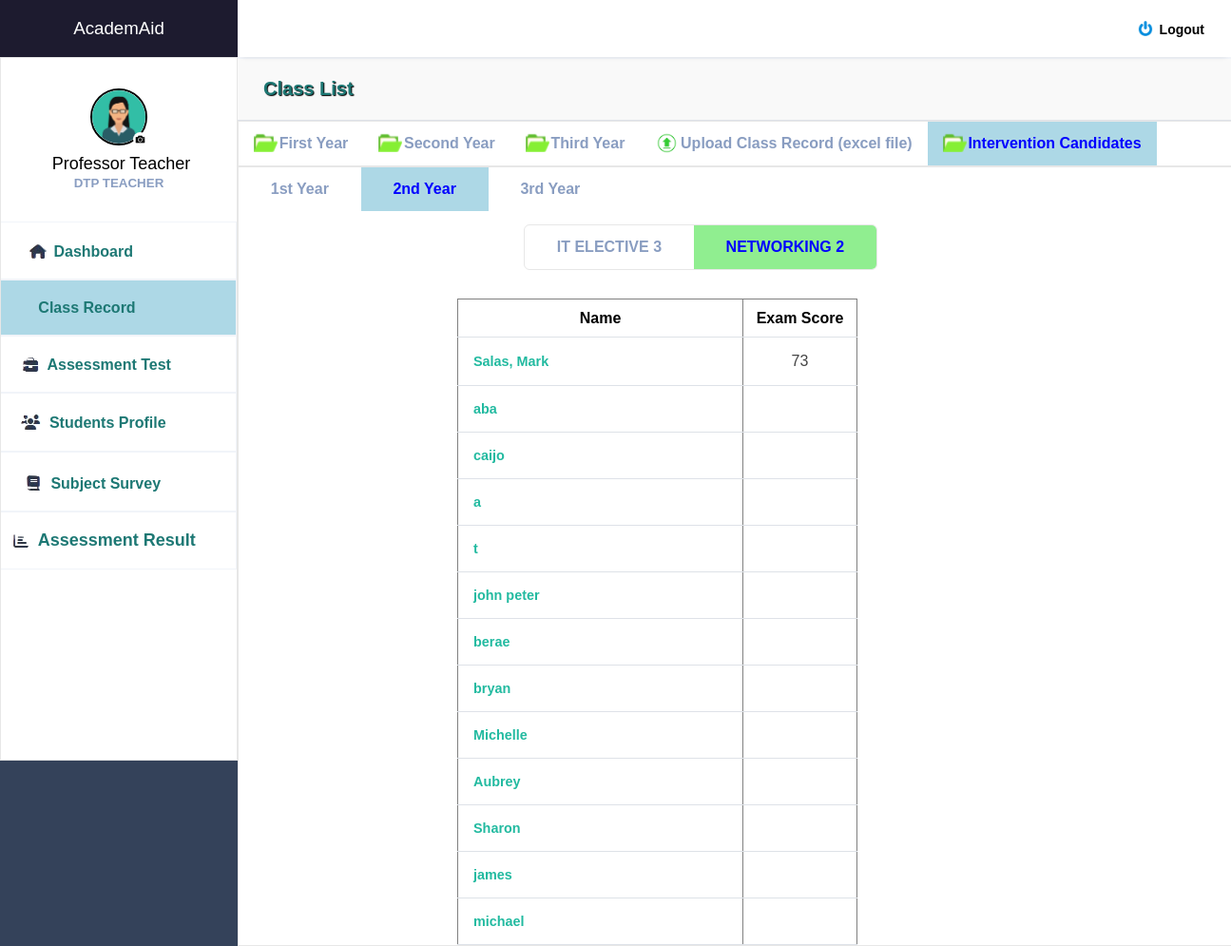
Page /cce102_2.php (signed in) on the committed database.
### tables this page shows
CREATE TABLE `tbl_users` (
  `user_id` int(11) NOT NULL,
  `user_uname` varchar(255) NOT NULL,
  `user_pass` varchar(255) NOT NULL,
  `role_id` varchar(255) NOT NULL,
  `fullname` varchar(255) NOT NULL,
  `course` varchar(255) NOT NULL,
  `year` int(11) NOT NULL,
  `program` varchar(255) NOT NULL,
  `id_number` varchar(255) NOT NULL,
  `email` varchar(255) NOT NULL,
  `contact_number` varchar(255) NOT NULL,
  `address` varchar(255) NOT NULL,
  `birthday` varchar(255) NOT NULL,
  `gender` varchar(255) NOT NULL,
  `skills` varchar(255) NOT NULL,
  `image` varchar(250) NOT NULL,
  `exam_score` varchar(255) NOT NULL,
  `subject` varchar(255) NOT NULL,
  `exam_score2` varchar(255) NOT NULL,
  `cc102_1` varchar(255) NOT NULL,
  `cc102_2` varchar(255) NOT NULL,
  `elec` varchar(255) NOT NULL,
  `elec2` varchar(255) NOT NULL,
  `netw` varchar(255) NOT NULL,
  `netw2` varchar(255) NOT NULL,
  `integ` varchar(255) NOT NULL,
  `integ2` varchar(255) NOT NULL,
  `assur` varchar(255) NOT NULL,
  `assur2` varchar(255) NOT NULL
);

### cce102_2.php (the view, shortened to what this page needs)
<?php
include 'interv_candi2.php';
?>
<html>
<body>
<div style="margin-top: 120px; margin-left: 230px">
<?php
$query = "SELECT fullname, year, exam_score2 FROM tbl_users WHERE fullname IS NOT NULL AND exam_score2 IS NOT NULL AND exam_score2 < 75 AND year = 2";
$your_db_connection = mysqli_connect("localhost", "root", "", "acmed_db");
$result = mysqli_query($your_db_connection, $query);
if ($result) {
    echo "<h3> </h3><br>";
    echo "<table border='1'>
            <tr>
                <th style='width: 300px; height: 40px'>Name</th>
                <th style='width: 120px'>Exam Score</th>
            </tr>";
    while ($row = mysqli_fetch_assoc($result)) {
        echo "<tr>
                <td>{$row['fullname']}</td>
                <td style='width: 120px'><center>{$row['exam_score2']}</center></td>
              </tr>";
    }
    echo "</table>";
} else {
    echo "Error: " . mysqli_error($your_db_connection);
}
?>
</div>
</body>
</html>

### dashboard_teacher.php (shortened to what this page needs)
<!DOCTYPE html>
<html lang="en">
<head>
    <link rel="stylesheet" href="styler.css">
    <link rel="stylesheet" href="https://maxst.icons8.com/vue-static/landings/line-awesome/line-awesome/1.3.0/css/line-awesome.min.css">
</head>
<body>
    <div class="sidebar">
        <div class="side-header" style="background-color: #1D1B2F">
            <a href="dashboard_teacher_welc.php"><h3>Academ<span>Aid</span></h3></a>
        </div>
        <div class="side-content" style="background-color: white; border: 1px solid #e7e7e7">
            <div class="profile">
               <a href="teacher_profile.php">
               <?php
               include 'teacher_pic.php';
               ?></a>
                <h4 style="color: black; margin-top: 5px;  font-size: 18px"><?php
        if (isset($_SESSION['user_id'])) {
          $loggedInUserId = $_SESSION['user_id'];
          $sql = "SELECT * FROM tbl_users WHERE user_id = $loggedInUserId";
          $result = $conn->query($sql);
        if ($result->num_rows > 0) {
         while ($row = $result->fetch_assoc()) {
        echo "&nbsp". $row["fullname"] ; }}}?></h4>
                <small>DTP TEACHER</small>
            </div>
            <div class="side-menu" style="background-color: ">
                <ul>
                 <li style="border-style: solid; border-width: 1px; border-color: #f1f4f9; margin-left: -80px">
                       <a href="dashboard_teacher_welc.php"
                       <?php echo isset($a) ? 'style="background-color: lightblue; color: black; font-weight: bold;' : ''; ?>>
                          <img src="images/dash_icon.png" style=" position: relative; margin-bottom: -7px; ">
                        <small style="font-size: 16px; color: #1d7874"><b>Dashboard</b></small>
                        </a></li>
                 <li style="border-style: solid; border-width: 1px; border-color: #f1f4f9; margin-left: -67px">
                       <a href="class_record.php"
                       <?php echo isset($b) ? 'style="background-color: lightblue; color: white;font-weight: bold;' : ''; ?>>
                            <img src="images/subj_icon.png" style=" position: relative; margin-bottom: -7px; ">
                            <small style="font-size: 16px; color: #1d7874; font-weight:bold">Class Record</small>
                        </a> </li>
                <li style="border-style: solid; border-width: 1px; border-color: #f1f4f9; margin-left: -50px">
                       <a href="intervene_teacher.php"
                       <?php echo isset($c) ? 'style="background-color: lightblue; color: white;font-weight: bold;' : ''; ?>>
                            <img src="images/interv_icon.png" style=" position: relative; margin-bottom: -7px; ">
                            <small style="font-size: 16px; color: #1d7874; font-weight:bold">Assessment Test</small>
                        </a> </li>
                    <li style="border-style: solid; border-width: 1px; border-color: #f1f4f9; margin-left: -57px">
                       <a href="student_profile.php"
                       <?php echo isset($d) ? 'style="background-color: lightblue; color: white;font-weight: bold;' : ''; ?>>
                            <img src="images/stuy_icon.png" style=" position: relative; margin-bottom: -7px; ">
                            <small style="font-size: 16px; color: #1d7874; font-weight:bold">Students Profile</small>
                       </a>  </li>
                    <li style="border-style: solid; border-width: 1px; border-color: #f1f4f9; margin-left: -57px">
                       <a href="exit_survey_teacher.php"
                       <?php echo isset($e) ? 'style="background-color: lightblue; color: white;font-weight: bold;' : ''; ?>>
                           <img src="images/subj_icon.png" style=" position: relative; margin-bottom: -7px; ">
                            <small style="font-size: 16px; color: #1d7874; font-weight:bold">Subject Survey</small>
                       </a>
                    </li>
                    <li style="border-style: solid; border-width: 1px; border-color: #f1f4f9; margin-left: -35px">
                       <a href="yearly_result.php"
                       <?php echo isset($f) ? 'style="background-color: lightblue; color: white;font-weight: bold;' : ''; ?>>
                          <img src="images/yearly_icon.png" style=" position: relative; margin-bottom: -7px; ">
                            <small style="font-size: 18px; color: #1d7874; font-weight:bold">Assessment Result</small>
                       </a>
                    </li>
                </ul>
            </div>
        </div>
    </div>
    <div class="main-content">
        <header>
            <div class="header-content">
                <div class="header-menu">
                    <div class="user">
                        <div class="bg-img" style="background-image: url(img/1.jpeg)"></div>
                        <a href="logout.php" onclick="confirmLogout(event)" style="color: black; margin-right: 12px; margin-top: 5px"><span><b style="font-size: 14px"><img src="images/logout.png" style="position: absolute; height: 16px; width: 16px; margin-left: -23px; margin-top: -1px;">Logout</b></span></a>
                    </div>
                </div>
            </div>
        </header>
            <main style="margin-top: 20px">
         </main>
</body>
</html>

### teacher_pic.php (shortened to what this page needs)
<?php
require '_conn.php';
$loggedInUserId = $_SESSION['user_id'];
$user = mysqli_fetch_assoc(mysqli_query($conn, "SELECT * FROM tbl_users WHERE user_id = $loggedInUserId"));
?>
<html>
<head>
<body>
<form class="form" id = "form" action="" enctype="multipart/form-data" method="post">
                                        <div class="upload">
                                            <?php
                                            $image = $user['image'];
                                            ?>
                                    <img src="profile_pictures/<?php echo $image; ?>" width ="125" height="125" title="<?php echo $image; ?>">
                                      <div class="round">
                                        </div>
                                       </div>
                                    </form>

### styler.css (style rules this page uses)
:root { --main-color: #22BAA0; --color-dark: #34425A; --text-grey: #B0B0B0; }
* { margin: 0; padding: 0; text-decoration: none; list-style-type: none; box-sizing: border-box; font-family: 'Merriweather', sans-serif; }
.sidebar { position: fixed; height: 100%; width: 250px; left: 0; bottom: 0; top: 0; z-index: 100; background: var(--color-dark); transition: left 300ms; }
.side-header { box-shadow: 0px 5px 5px -5px rgb(0 0 0 /10%); background: var(--main-color); height: 60px; display: flex; justify-content: center; align-items: center; }
.side-header h3, side-head span { color: #fff; font-weight: 400; }
.side-content { height: calc(100vh - 60px); overflow: auto; }
.profile { text-align: center; padding: 2rem 0rem; }
.bg-img { background-repeat: no-repeat; background-size: cover; border-radius: 50%; background-size: cover; }
.profile h4 { color: #fff; font-weight: 500; }
.profile small { color: #899DC1; font-weight: 600; }
.side-menu ul { text-align: center; }
.side-menu a { display: block; padding: 1.2rem 0rem; }
.side-menu a span, .side-menu a small { color: #899DC1; }
.main-content { margin-left: 250px; width: calc(100% - 165px); transition: margin-left 300ms; }
header { position: fixed; right: 0; top: 0; left: 250px; z-index: 100; height: 60px; box-shadow: 0px 5px 5px -5px rgb(0 0 0 /10%); background: #fff; transition: left 300ms; }
.header-content, .header-menu { display: flex; align-items: center; }
.header-content { justify-content: space-between; padding: 0rem 1rem; }
.header-menu { justify-content: flex-end; padding-top: .5rem; }
.user { display: flex; align-items: center; }
.user div, .client-img { height: 40px; width: 40px; margin-right: 1rem; }
.user span:last-child { display: inline-block; margin-left: .3rem; font-size: .8rem; }
main { margin-top: 60px; }
table { border-collapse: collapse; }
table tbody td { padding: 1rem 0rem; color: #444; }
table tbody td:first-child { padding-left: 1rem; color: var(--main-color); font-weight: 600; font-size: .9rem; }
table tbody tr { border-bottom: 1px solid #dee2e8; }

### teacher_pic.php (style rules this page uses)
.upload { width: 125px; position: relative; margin: auto; }
.upload img { height: 60px; width: 60px; border-radius: 50%; border: 2px solid #DCDCDC; border-style: solid; border-color: black; }
.upload .round { position: absolute; background-image: url('profile_pictures/kamera.jpg'); background-color: red; right: 0; width: 15px; height: 15px; line-height: 2px; text-align: center; border-radius: 50%; overflow: hidden; margin-top: -18px; margin-left: 0px; margin-right: 33px; border-color: black; border-width: 1px; }

### class_record.php (style rules this page uses)
li a { display: block; color: #34425A; text-align: center; padding: 14px 16px; text-decoration: none; }

### rows in the picture
tbl_users: image (picture), fullname "Professor Teacher"
tbl_users: fullname "Salas, Mark", exam_score2 "73"
tbl_users: fullname "aba"
tbl_users: fullname "caijo"
tbl_users: fullname "a"
tbl_users: fullname "t"
tbl_users: fullname "john peter"
tbl_users: fullname "berae"
tbl_users: fullname "bryan"
tbl_users: fullname "Michelle"
tbl_users: fullname "Aubrey"
tbl_users: fullname "Sharon"
tbl_users: fullname "james"
tbl_users: fullname "michael"
